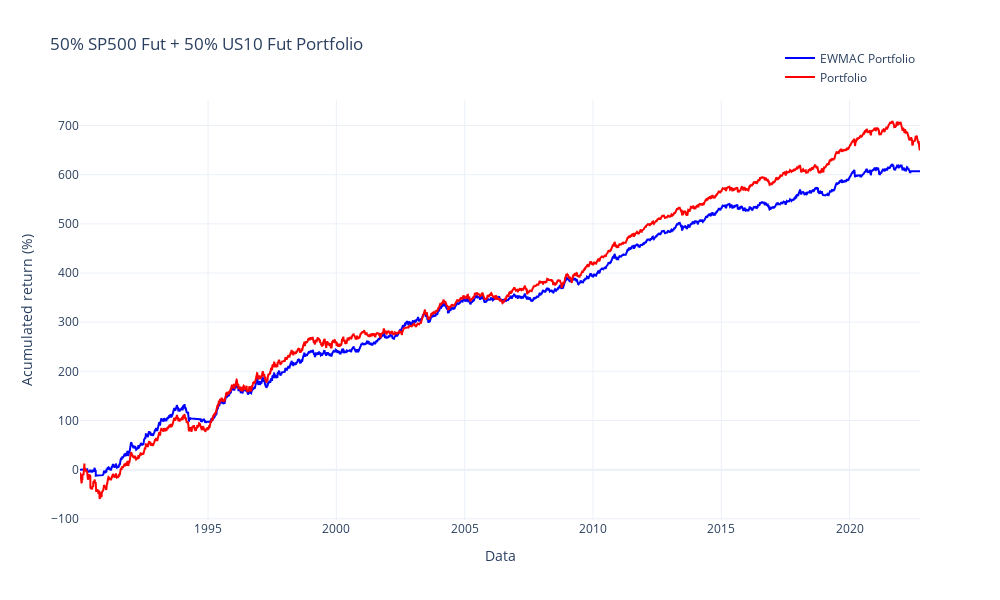

The notebook cell saved with this chart:
### Code cell
# --- Plot retorno acumulado
fig = go.Figure()

fig.add_trace(
    go.Scatter(
        x=us_port_filter_return.index,
        y=us_port_filter_return.cumsum()*100,
        name="EWMAC Portfolio",
        line=dict(color="blue"),
    )
)

fig.add_trace(
    go.Scatter(
        x=us_port_return.index,
        y=us_port_return.cumsum()*100,
        name="Portfolio",
        line=dict(color="red"),
    )
)



fig.update_layout(
    title="50% SP500 Fut + 50% US10 Fut Portfolio",
    xaxis_title="Data",
    yaxis_title="Acumulated return (%)",
    template="plotly_white",
    showlegend=True,
    legend=dict(
        yanchor="bottom",
        y=1.02,
        xanchor="right",
        x=1),
    height=600,
    width=1000,
)

fig.show()

# --- Exibir estatísticas
print("Estatísticas de Desempenho")
print("Estatísticas Portfolio EWMAC na Frequência Anual")
print(calculate_stats(us_port_filter_return,freq=YEAR))
print("================================")
print("Estatísticas Portfolio sem EWMAC na Frequência Anual")
print(calculate_stats(us_port_return, freq=YEAR))

### Figure 1 — Plotly figure (JSON) as saved in the notebook; plotly's stock layout.template omitted (floating-point values rounded to 4 significant figures; data arrays with more than 128 entries replaced by an {"elided": "..."} marker saying what was removed)
{"data": [{"line": {"color": "blue"}, "name": "EWMAC Portfolio", "type": "scatter", "x": {"elided": "8350 str values"}, "y": {"elided": "8350 float values"}}, {"line": {"color": "red"}, "name": "Portfolio", "type": "scatter", "x": {"elided": "8349 str values"}, "y": {"elided": "8349 float values"}}], "layout": {"height": 600, "legend": {"x": 1, "xanchor": "right", "y": 1.02, "yanchor": "bottom"}, "showlegend": true, "title": {"text": "50% SP500 Fut + 50% US10 Fut Portfolio"}, "width": 1000, "xaxis": {"title": {"text": "Data"}}, "yaxis": {"title": {"text": "Acumulated return (%)"}}}}
